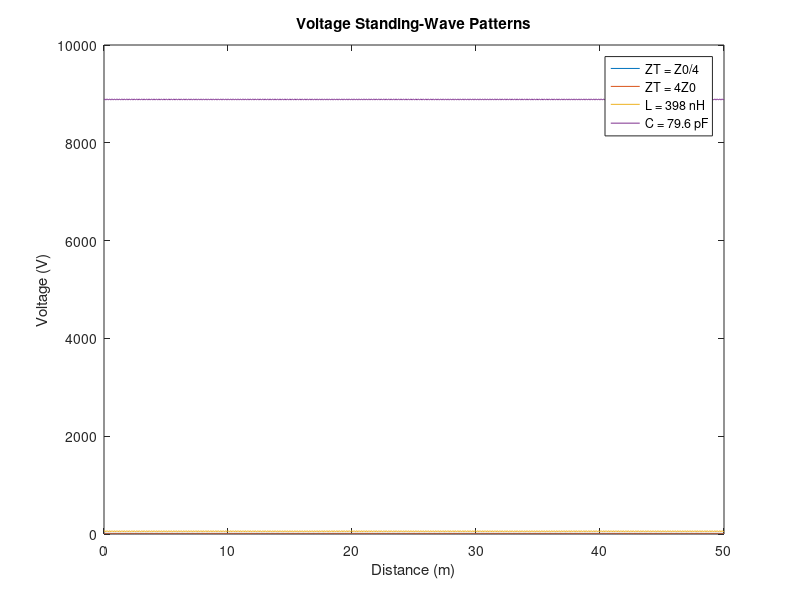
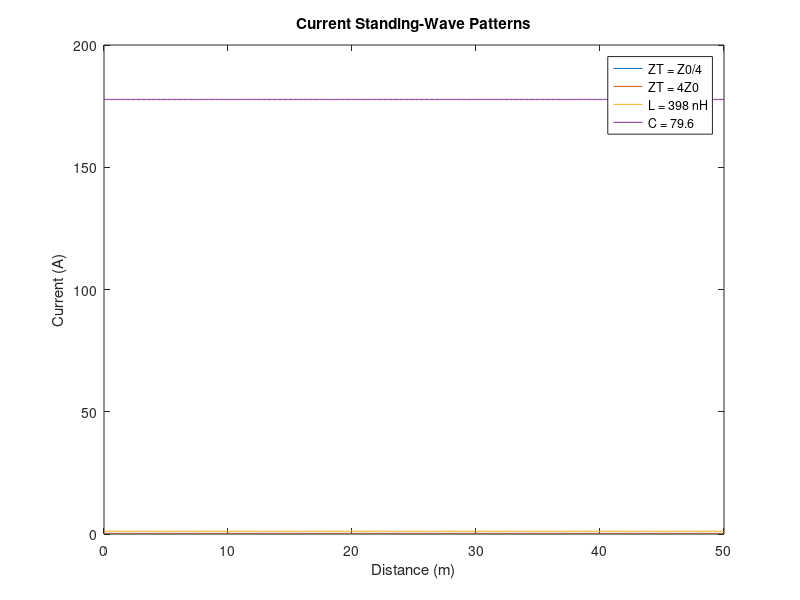

MATLAB code to generate these figures, in order:
% Constants
Z0 = 50; % Characteristic Impedance (ohms)
zr = 50; % Transmission line length (m)
vp = 0.3; % Propagation Velocity (m/ns)
f = 7.5e6; % Frequency (Hz)
A = 10; % Amplitude of the incident wave (V)

% Termination Impedances
ZT_a = Z0/4; % Termination Impedance for Part (a)
ZT_b = 4*Z0; % Termination Impedance for Part (b)
L_c = 398e-9; % Inductance for Part (c)
C_d = 79.6e-12; % Capacitance for Part (d)

% Calculating Reflection Coefficients for each case
Gamma_a = (ZT_a - Z0)/(ZT_a + Z0);
Gamma_b = (ZT_b - Z0)/(ZT_b + Z0);
Gamma_c = 1i*2*pi*f*L_c*vp;
Gamma_d = 1i/(2*pi*f*C_d*vp);

% Voltage Standing-Wave Ratio (VSWR) for each case
VSWR_a = (1 + abs(Gamma_a))/(1 - abs(Gamma_a));
VSWR_b = (1 + abs(Gamma_b))/(1 - abs(Gamma_b));
VSWR_c = (1 + abs(Gamma_c))/(1 - abs(Gamma_c));
VSWR_d = (1 + abs(Gamma_d))/(1 - abs(Gamma_d));

% Calculating Voltage and Current Standing-Wave Patterns for each case
z = linspace(0, zr, 1000);
v_a = A * (1 + Gamma_a * exp(-2i * pi * f * z / vp)) .* exp(1i * 2 * pi * f * z / vp);
v_b = A * (1 + Gamma_b * exp(-2i * pi * f * z / vp)) .* exp(1i * 2 * pi * f * z / vp);
v_c = A * (1 + Gamma_c * exp(-2i * pi * f * z / vp)) .* exp(1i * 2 * pi * f * z / vp);
v_d = A * (1 + Gamma_d * exp(-2i * pi * f * z / vp)) .* exp(1i * 2 * pi * f * z / vp);

i_a = v_a/Z0;
i_b = v_b/Z0;
i_c = v_c/Z0;
i_d = v_d/Z0;

% Plotting Voltage Standing-Wave Patterns
figure
plot(z, abs(v_a), z, abs(v_b), z, abs(v_c), z, abs(v_d))
title('Voltage Standing-Wave Patterns')
xlabel('Distance (m)')
ylabel('Voltage (V)')
legend('ZT = Z0/4', 'ZT = 4Z0', 'L = 398 nH', 'C = 79.6 pF')

% Plotting Current Standing-Wave Patterns
figure
plot(z, abs(i_a), z, abs(i_b), z, abs(i_c), z, abs(i_d))
title('Current Standing-Wave Patterns')
xlabel('Distance (m)')
ylabel('Current (A)')
legend('ZT = Z0/4', 'ZT = 4Z0', 'L = 398 nH', 'C = 79.6')